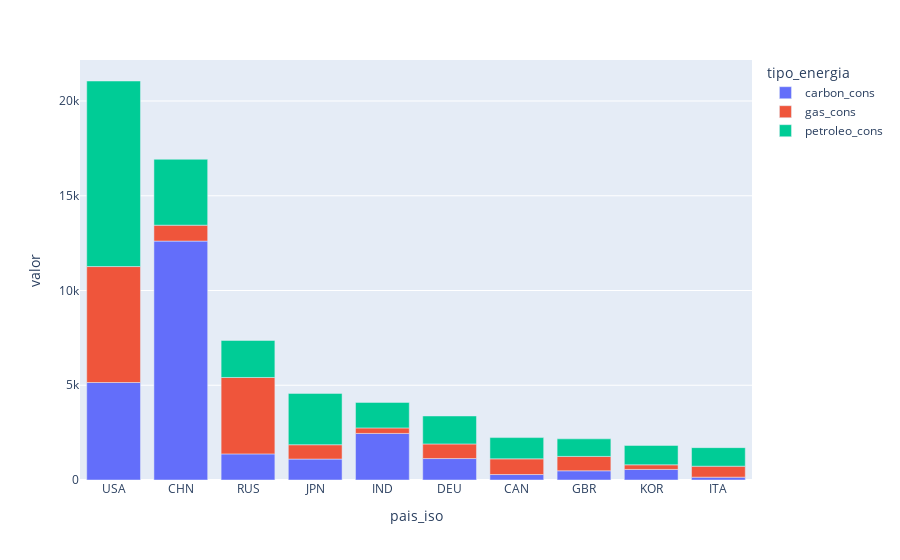

Source (notebook cell):
### Code cell
fig, cons_table = data_cons.fig_and_table()
fig.show()

### Figure 1 — Plotly figure (JSON) as saved in the notebook; plotly's stock layout.template omitted (floating-point values rounded to 4 significant figures)
{"data": [{"alignmentgroup": "True", "hovertemplate": "tipo_energia=carbon_cons<br>pais_iso=%{x}<br>valor=%{y}<extra></extra>", "legendgroup": "carbon_cons", "marker": {"color": "#636efa", "pattern": {"shape": ""}}, "name": "carbon_cons", "offsetgroup": "carbon_cons", "orientation": "v", "showlegend": true, "textposition": "auto", "type": "bar", "visible": true, "x": ["USA", "CHN", "RUS", "JPN", "IND", "DEU", "CAN", "GBR", "KOR", "ITA"], "xaxis": "x", "y": [5145.0, 12610.0, 1377.0, 1104.0, 2458.0, 1132.0, 289.2, 486.0, 557.6, 149.8], "yaxis": "y"}, {"alignmentgroup": "True", "hovertemplate": "tipo_energia=gas_cons<br>pais_iso=%{x}<br>valor=%{y}<extra></extra>", "legendgroup": "gas_cons", "marker": {"color": "#EF553B", "pattern": {"shape": ""}}, "name": "gas_cons", "offsetgroup": "gas_cons", "orientation": "v", "showlegend": true, "textposition": "auto", "type": "bar", "visible": true, "x": ["USA", "CHN", "RUS", "JPN", "IND", "DEU", "CAN", "GBR", "KOR", "ITA"], "xaxis": "x", "y": [6119.0, 839.7, 4034.0, 757.6, 291.2, 770.8, 827.0, 758.2, 244.4, 578.7], "yaxis": "y"}, {"alignmentgroup": "True", "hovertemplate": "tipo_energia=petroleo_cons<br>pais_iso=%{x}<br>valor=%{y}<extra></extra>", "legendgroup": "petroleo_cons", "marker": {"color": "#00cc96", "pattern": {"shape": ""}}, "name": "petroleo_cons", "offsetgroup": "petroleo_cons", "orientation": "v", "showlegend": true, "textposition": "auto", "type": "bar", "visible": true, "x": ["USA", "CHN", "RUS", "JPN", "IND", "DEU", "CAN", "GBR", "KOR", "ITA"], "xaxis": "x", "y": [9792.0, 3478.0, 1954.0, 2709.0, 1347.0, 1475.0, 1122.0, 928.3, 1022.0, 979.5], "yaxis": "y"}], "layout": {"autosize": true, "barmode": "relative", "legend": {"title": {"text": "tipo_energia"}, "tracegroupgap": 0}, "margin": {"t": 60}, "xaxis": {"anchor": "y", "autorange": true, "domain": [0, 1], "range": [-0.5, 9.5], "title": {"text": "pais_iso"}, "type": "category"}, "yaxis": {"anchor": "x", "autorange": true, "domain": [0, 1], "range": [0, 22160.0], "title": {"text": "valor"}, "type": "linear"}}}
